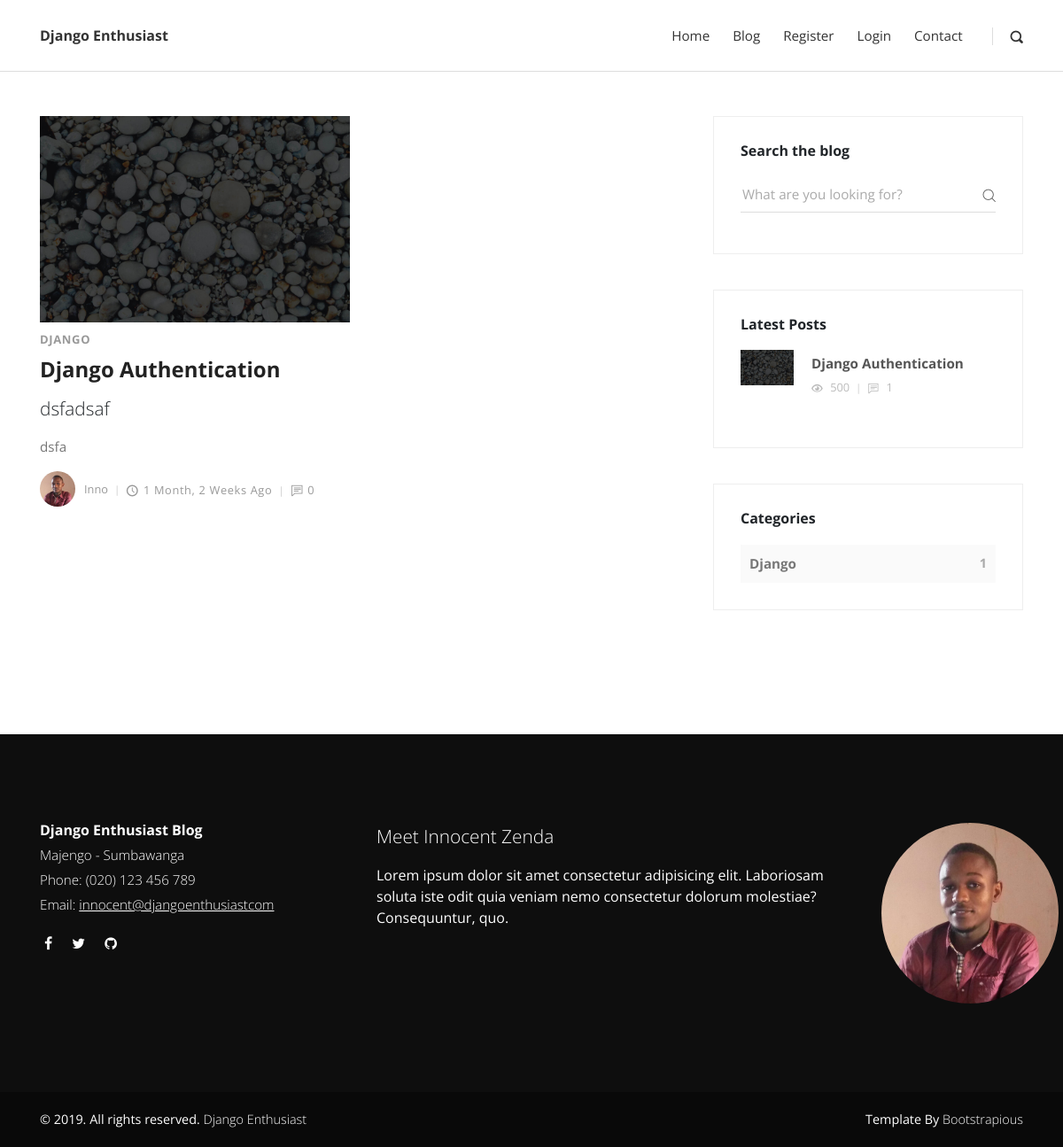
Screenshot of /category/django/ with the database file from the repository.
### blog/models.py (models this page shows, shortened)
class Post(models.Model):
    title = models.CharField(max_length=140)
    slug = models.SlugField(unique=True)
    overview = models.TextField()
    content = HTMLField('Content')
    timestamp = models.DateTimeField(auto_now_add=True)
    categories = models.ManyToManyField(Category)
    author = models.ForeignKey(Author, on_delete=models.CASCADE)
    thumbnail = models.ImageField()
    comment_count = models.IntegerField(default=0)
    featured = models.BooleanField()
    prev_post = models.ForeignKey(
        'self', related_name='previous_post', on_delete=models.SET_NULL, null=True, blank=True)
    nxt_post = models.ForeignKey(
        'self', related_name='next_post', on_delete=models.SET_NULL, null=True, blank=True)
    class Meta:
        ordering = ['-timestamp', 'title']
    def get_absolute_url(self):
        return reverse('blog:post-detail', kwargs={'slug': self.slug})

class Category(models.Model):
    name = models.CharField(max_length=30)
    slug = models.SlugField(unique=True)
    class Meta:
        verbose_name_plural = 'Categories'
    def __str__(self):
        return self.slug

class Author(models.Model):
    user = models.OneToOneField(get_user_model(), on_delete=models.CASCADE)
    profile_picture = models.ImageField()
    def __str__(self):
        return self.user.username

### blog/views.py (the view)
# urls.py: path('category/<slug:slug>/', views.CategoryDetailView.as_view(), name='post-category'),
class CategoryDetailView(DetailView):
    model = Category
    context_object_name = 'category'
    template_name = 'blog/post_category.html'
    def get_context_data(self, **kwargs):
        context = super().get_context_data(**kwargs)
        context['category_count'] = get_category_count()
        context['latest_posts'] = Post.objects.all()[:3]
        return context

### blog/views.py (called while the page is built)
def get_category_count():
    categories = Category.objects.all().annotate(posts_count=Count('post'))
    return categories

### blog/templates/blog/post_category.html (shortened to what this page needs)
{% extends 'base.html' %}
{% load static %}
{% block content %}
    <div class="container">
      <div class="row">
        <main class="posts-listing col-lg-8">
          <div class="container">
            <div class="row">
              {% for post in category.post_set.all %}
              <div class="post col-xl-6">
                  <div class="post-thumbnail"><a href="post.html"><img src="{{ post.thumbnail.url }}" alt="..." class="img-fluid"></a></div>
                  <div class="post-details">
                    <div class="post-meta d-flex justify-content-between">
                      <div class="category">
                      {% for cat in post.categories.all %}
                      <a href="{% url 'blog:post-category' cat.slug %}">{{ cat }}</a>
                      {% endfor %}
                      </div>
                    </div>
                    <a href="{{ post.get_absolute_url }}">
                      <h3 class="h4">{{ post.title }}</h3>
                    </a>
                    <p class="lead">
                      {{ post.overview }}
                    </p>
                    <p>
                      {{ post.content | safe }}
                    </p>
                    <footer class="post-footer d-flex align-items-center"><a href="#" class="author d-flex align-items-center flex-wrap">
                        <div class="avatar"><img src="{{ post.author.profile_picture.url }}" alt="..." class="img-fluid"></div>
                        <div class="title"><span>{{ post.author }}</span></div></a>
                      <div class="date"><i class="icon-clock"></i>{{ post.timestamp|timesince }} ago</div>
                      <div class="comments meta-last"><i class="icon-comment"></i>{{ post.comment_count }}</div>
                    </footer>
                  </div>
                </div>
              {% endfor %}
            </div>
          </div>
        </main>
        {% include 'aside.html' with object_list=latest_posts %}
      </div>
    </div>
{% endblock content %}

### templates/aside.html
{% load static %}
<aside class="col-lg-4">
        <div class="widget search">
          <header>
            <h3 class="h6">Search the blog</h3>
          </header>
          <form action="{% url 'blog:search-results' %}" class="search-form" method="GET">
            <div class="form-group">
              <input type="text" name='q' placeholder="What are you looking for?">
              <button type="submit" class="submit"><i class="icon-search"></i></button>
            </div>
          </form>
        </div>
        <div class="widget latest-posts">
          <header>
            <h3 class="h6">Latest Posts</h3>
          </header>
          <div class="blog-posts">
          {% for post in object_list %}
          <a href="{{ post.get_absolute_url }}">
              <div class="item d-flex align-items-center">
                <div class="image"><img src="{{ post.thumbnail.url }}" alt="..." class="img-fluid"></div>
                <div class="title"><strong>{{ post.title }}</strong>
                  <div class="d-flex align-items-center">
                    <div class="views"><i class="icon-eye"></i> 500</div>
                    <div class="comments">
                      <i class="icon-comment"></i> {{ post.comment_set.all.count }}
                    </div>
                  </div>
                </div>
              </div>
            </a>
          {% endfor %}
          </div>
        </div>
        <div class="widget categories">
          <header>
            <h3 class="h6">Categories</h3>
          </header>
          {% for cat in category_count %}
          <div class="item d-flex justify-content-between">
            <a href="{% url 'blog:post-category' cat.slug %}">{{ cat.name }}</a><span>{{ cat.posts_count}}</span>
          </div>
          {% endfor %}
        </div>
      </aside>

### static/css/style.default.css (style rules this page uses)
body { overflow-x: hidden; }
strong { font-weight: 700; }
a, i, span { display: inline-block; text-decoration: none; -webkit-transition: all 0.3s; transition: all 0.3s; }
a i { -webkit-transition: none; transition: none; }
button, input { outline: none !important; font-family: "Open Sans", sans-serif; }
button { cursor: pointer; }
main, aside { padding: 50px 0 100px; }
.widget { margin-bottom: 40px; padding: 30px; border: 1px solid #eee; }
.widget header { margin-bottom: 20px; }
.category a { color: #999; letter-spacing: 0.08em; font-weight: 700; text-transform: uppercase; text-decoration: none; font-size: 13px; }
.category a::after { content: ','; color: #ddd; display: inline-block; margin-right: 5px; }
.category a:last-of-type::after { display: none; }
i[class*="icon-"] { -webkit-transform: translateY(3px); transform: translateY(3px); }
h1, h2, h3, h4, h5, h6 { margin-bottom: 15px; }
.post-meta { margin: 10px 0; font-size: 0.8em; }
.post p:not(.lead) { font-weight: 400; color: #777; font-size: 0.95em; }
.post a { text-decoration: none; }
.post h3 { line-height: 1.1em; color: #222; -webkit-transition: all 0.3s; transition: all 0.3s; margin-bottom: 1rem; }
.post .category a { color: #999; letter-spacing: 0.05em; font-weight: 700; text-transform: uppercase; text-decoration: none; }
.post .date { letter-spacing: 0.05em; font-weight: 400; text-transform: uppercase; color: #aaa; }
.post .avatar { max-width: 40px; min-width: 40px; height: 40px; overflow: hidden; border-radius: 50%; margin-right: 10px; }
.post .title, .post .date, .post .comments, .post .views { font-weight: 400; color: #999; text-transform: capitalize; }
.post .title i, .post .date i, .post .comments i, .post .views i { margin-right: 5px; font-size: 1.1em; }
.post .title::after, .post .date::after, .post .comments::after, .post .views::after { content: '|'; display: inline-block; margin: 0 7px; font-size: 0.9em; color: #ccc; }
.post .meta-last::after { display: none; }
main.posts-listing { padding-top: 50px; padding-left: 0; padding-right: 0; }
main.posts-listing .post { margin-bottom: 50px; }
main.posts-listing .post-footer { font-size: 0.8em; }
.widget.search .form-group { position: relative; }
.widget.search input { width: 100%; height: 40px; line-height: 40px; border: none; border-bottom: 1px solid #ddd; font-size: 0.95em; font-family: "Open Sans", sans-serif; font-weight: 400; background: none; }
.widget.search .submit { height: 40px; padding: 0; line-height: 40px; background: none; border: none; color: #555; font-size: 0.9em; position: absolute; top: 0; right: 0; }
.widget.latest-posts a { display: block; color: #555; text-decoration: none; }
.widget.latest-posts .image { min-width: 60px; max-width: 60px; height: 60px; overflow: hidden; margin-right: 20px; }
.widget.latest-posts .item { margin-bottom: 20px; }
.widget.latest-posts strong { font-size: 0.95em; display: block; line-height: 1em; }
.widget.latest-posts .views, .widget.latest-posts .comments { font-size: 0.8em; font-weight: 400; color: #bbb; margin-top: 10px; }
.widget.latest-posts .views i, .widget.latest-posts .comments i { margin-right: 5px; }
.widget.latest-posts .views::after, .widget.latest-posts .comments::after { content: '|'; display: inline-block; margin: 0 7px; font-size: 0.9em; color: #ccc; }
.widget.latest-posts .comments::after { display: none; }
.widget.categories .item { background: #fafafa; padding: 10px; color: #777; font-weight: 700; }
.widget.categories .item a { color: inherit; font-size: 0.95em; }
.widget.categories .item span { font-size: 0.9em; color: #aaa; }
body { font-family: "Open Sans", sans-serif; font-size: 1rem; font-weight: normal; line-height: 1.5; color: #212529; background-color: #fff; }
a { color: #999; text-decoration: none; }
h1, h2, h3, h4, h5, h6, .h1, .h2, .h3, .h4, .h5, .h6 { margin-bottom: 0.5rem; font-family: inherit; font-weight: 700; line-height: 1.1; color: inherit; }
h3, .h3 { font-size: 1.75rem; }
h4, .h4 { font-size: 1.5rem; }
h6, .h6 { font-size: 1rem; }
.lead { font-size: 1.3rem; font-weight: 300; }

### rows the page displays
Post: thumbnail (picture), title "Django Authentication", overview "dsfadsaf", content "dsfa", author.profile_picture (picture), author "Inno", timestamp "1 Month, 2 Weeks", comment_count "0", comment_set.all.count "1"
Category: slug "DJANGO", name "Django", posts_count "1"
